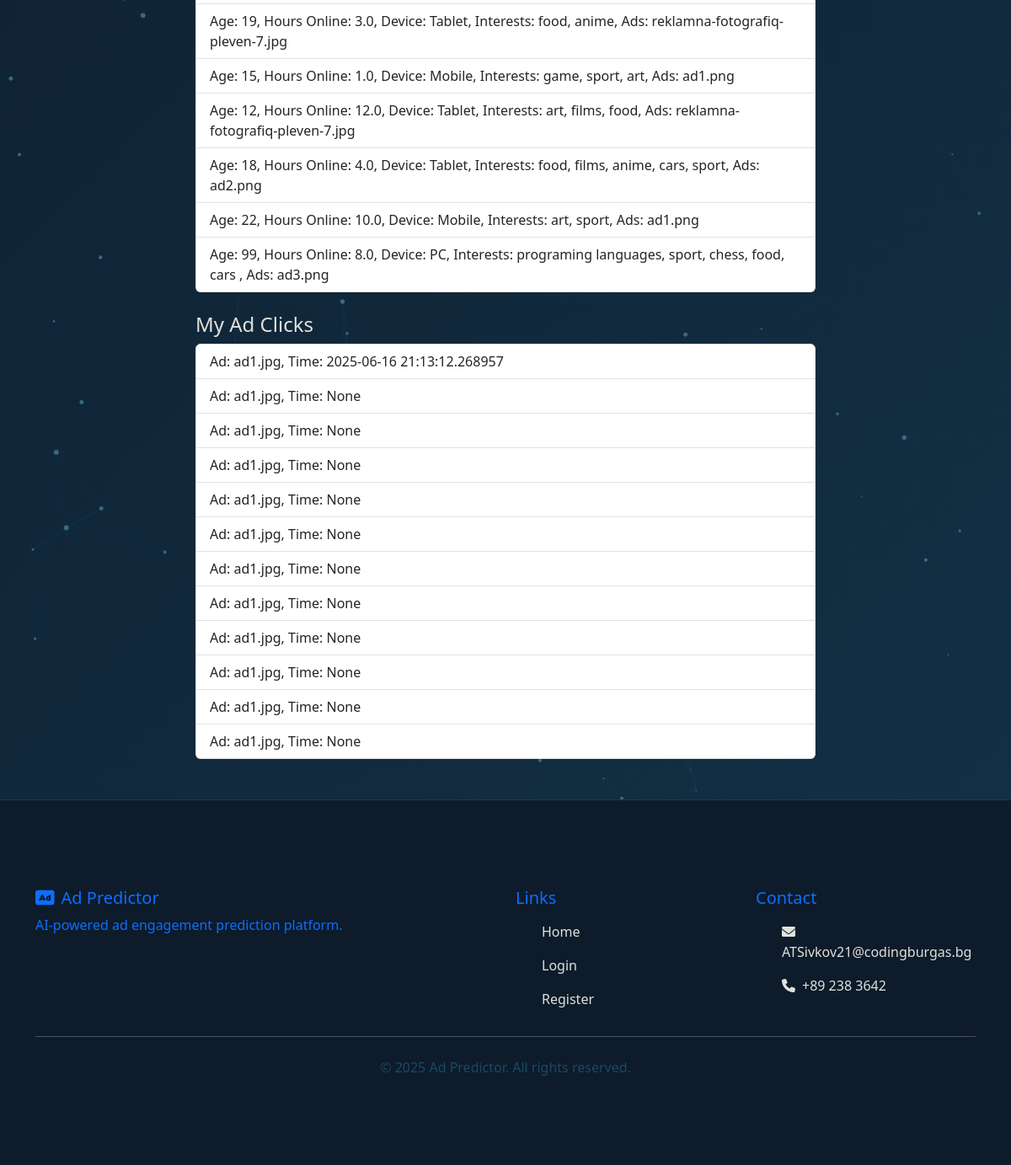
The app's page /profile (signed in, lower part), older data.
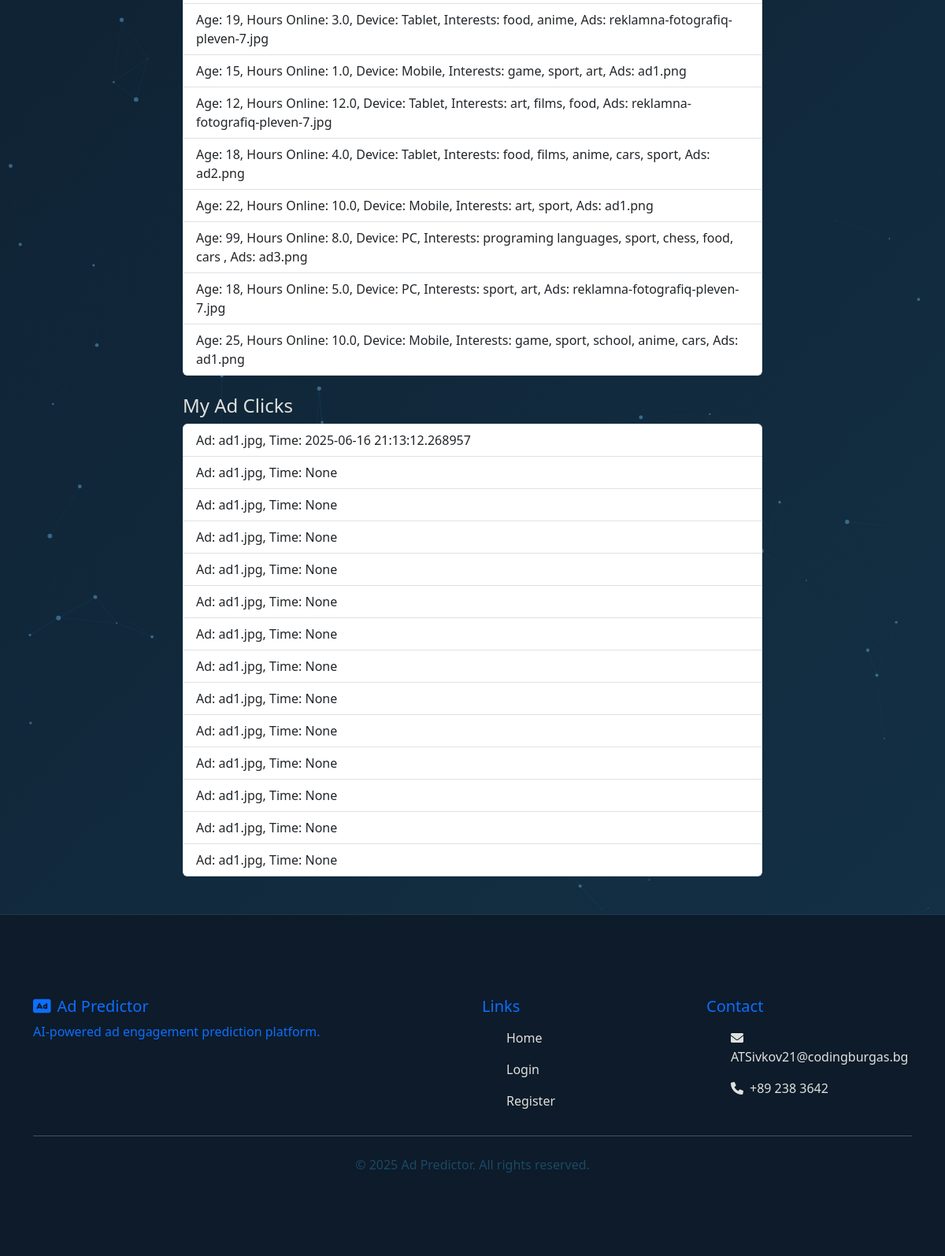
The same page, newer data.
### app/models.py (models this page shows)
class SurveyResponse(db.Model):
    id = db.Column(db.Integer, primary_key=True)  # Уникален ID на отговора
    age = db.Column(db.Integer)  # Възраст на потребителя
    daily_online_hours = db.Column(db.Float)  # Часове онлайн на ден
    device = db.Column(db.String(64))  # Използвано устройство (PC, Mobile и т.н.)
    interests = db.Column(db.String(256))  # Интереси (текст)
    selected_ads = db.Column(db.String(200), nullable=True)  # Избрани реклами (по избор)
    social_media_names = db.Column(db.String(256), nullable=True)  # Имена на социални мрежи (CSV)
    social_media_lengths = db.Column(db.String(256), nullable=True)  # Продължителност на използване на всяка мрежа (CSV)
    timestamp = db.Column(db.DateTime, default=datetime.utcnow)  # Време на попълване, по подразбиране текущо време
    user_id = db.Column(db.Integer, db.ForeignKey('user.id'))  # Външен ключ към потребителя, който е попълнил анкетата

class AdClick(db.Model):
    id = db.Column(db.Integer, primary_key=True)  # Уникален ID на кликването
    ad_name = db.Column(db.String(100), nullable=False)  # Име на рекламата, задължително поле
    clicked_at = db.Column(db.DateTime, server_default=db.func.now())  # Време на кликването, задава се автоматично
    user_id = db.Column(db.Integer, db.ForeignKey('user.id'))  # Външен ключ към потребителя, който е кликнал

### app/main/routes.py (the view, shortened to what this page needs)
@main_bp.route('/profile', methods=['GET', 'POST'])
@login_required
def profile():
    form = ProfileForm(obj=current_user)
    surveys = SurveyResponse.query.filter_by(user_id=current_user.id).all()
    ad_clicks = AdClick.query.filter_by(user_id=current_user.id).all()
    return render_template('main/profile.html', form=form, surveys=surveys, ad_clicks=ad_clicks)

### app/models.py (called while the page is built)
@login_manager.user_loader
def load_user(user_id):
    return User.query.get(int(user_id))  # Връща потребител с дадения ID от базата

### app/main/templates/main/profile.html (shortened to what this page needs)
{% extends 'layout.html' %}
{% block content %}
<div class="row justify-content-center fade-in-up">
  <div class="col-md-8">
    {% if surveys %}
      <ul class="list-group mb-4">
        {% for s in surveys %}
          <li class="list-group-item">
            Age: {{ s.age }}, Hours Online: {{ s.daily_online_hours }}, Device: {{ s.device }}, Interests: {{ s.interests }}, Ads: {{ s.selected_ads }}
          </li>
        {% endfor %}
      </ul>
    {% else %}
      <p>No survey responses yet.</p>
    {% endif %}
    <h4>My Ad Clicks</h4>
    {% if ad_clicks %}
      <ul class="list-group">
        {% for c in ad_clicks %}
          <li class="list-group-item">Ad: {{ c.ad_name }}, Time: {{ c.clicked_at }}</li>
        {% endfor %}
      </ul>
    {% else %}
      <p>No ad clicks yet.</p>
    {% endif %}
  </div>
</div>
{% endblock %}

Row changes from the older to the newer data that the page shows:
added SurveyResponse: age "18", daily_online_hours "5.0", device "PC", interests "sport, art", selected_ads "reklamna-fotografiq-pleven-7.jpg"
added SurveyResponse: age "25", daily_online_hours "10.0", device "Mobile", interests "game, sport, school, anime, cars", selected_ads "ad1.png"
added AdClick: ad_name "ad1.jpg", clicked_at "None"
added AdClick: ad_name "ad1.jpg", clicked_at "None"
